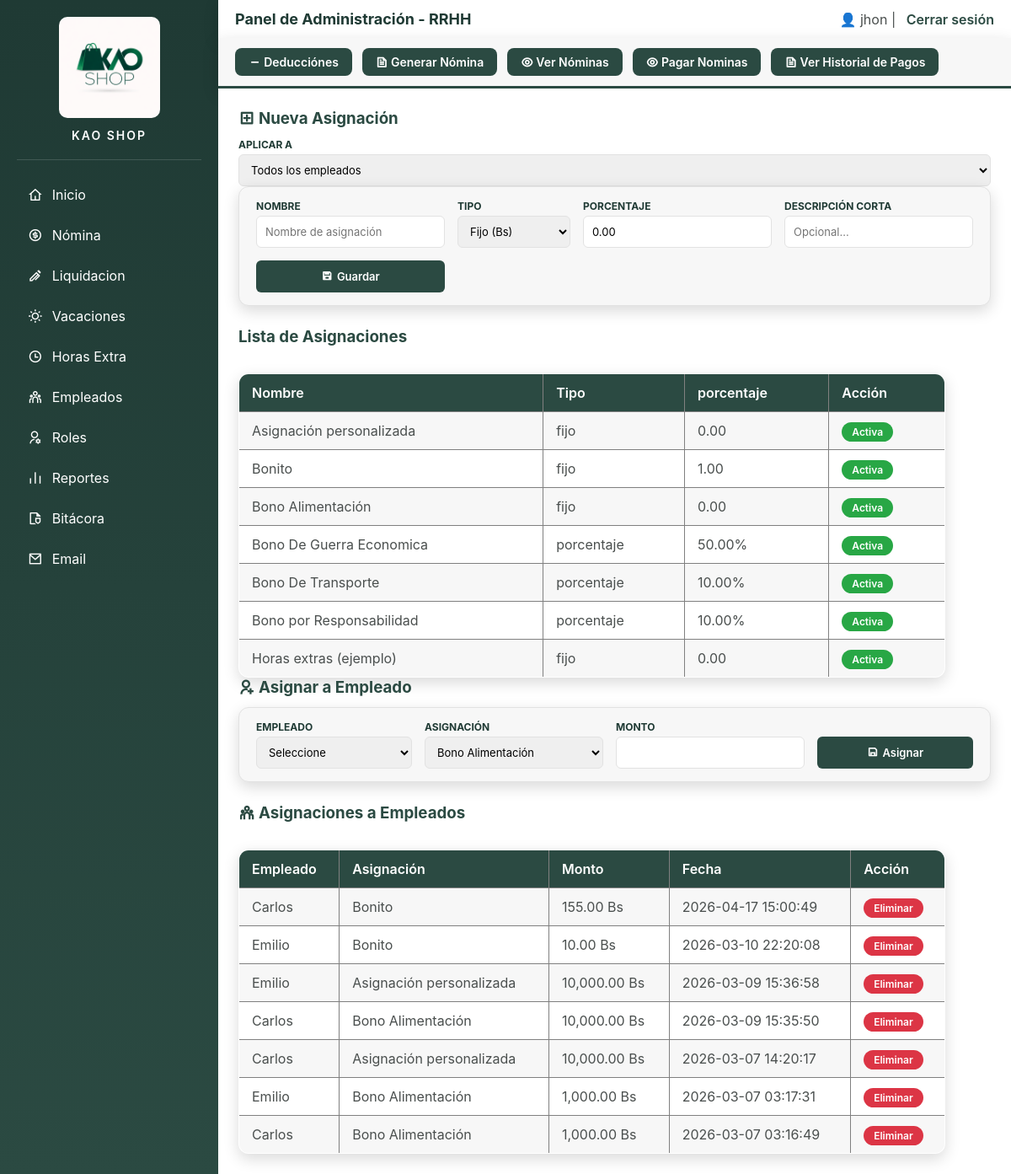
The page /PHP/asignaciones.php (signed in) on the database as committed earlier.
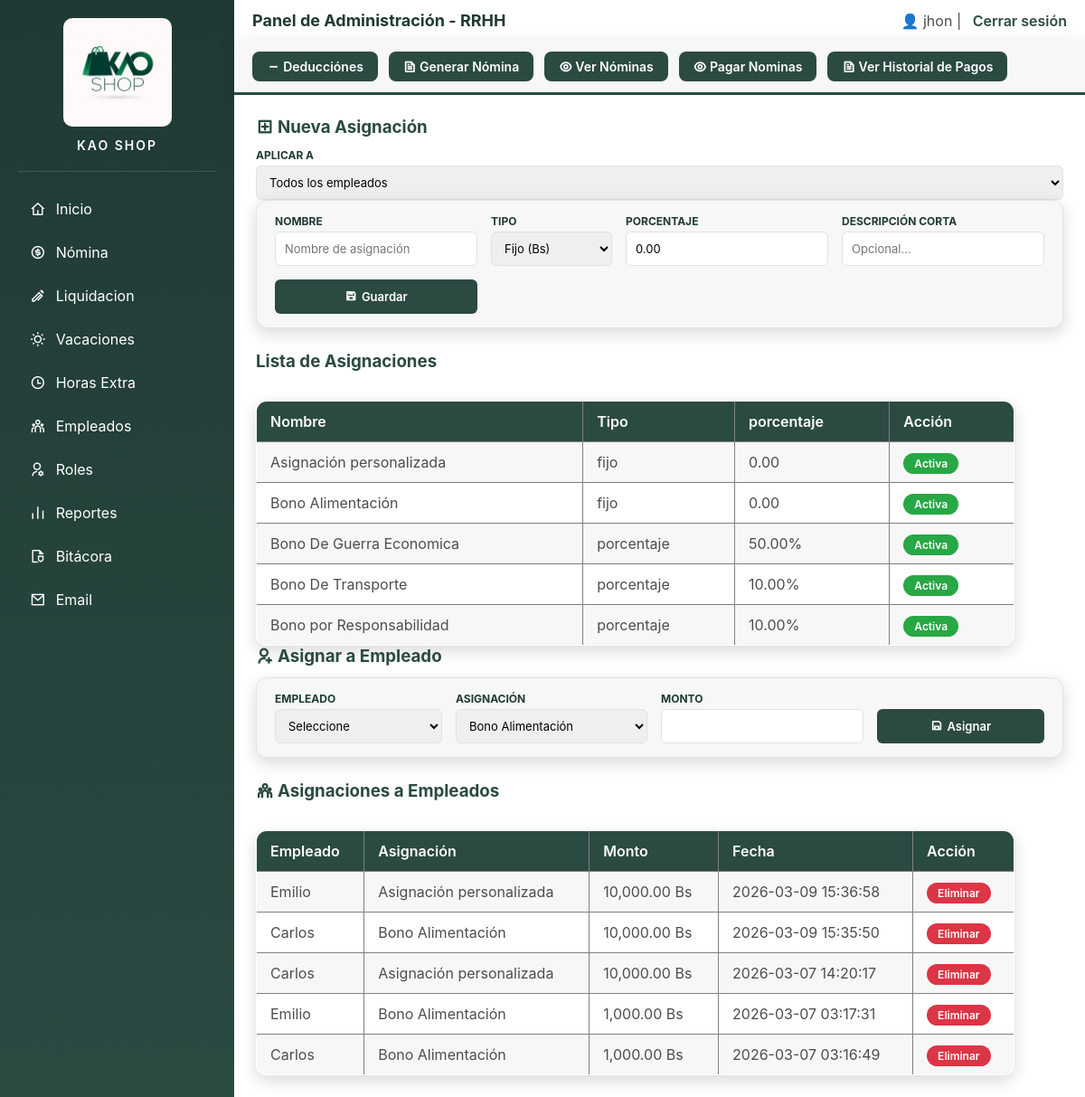
The same page on the database as committed later.
### tables this page shows
CREATE TABLE `tipo_asignacion` (
  `id_asignacion` int(11) NOT NULL,
  `nombre` varchar(100) NOT NULL,
  `tipo` enum('fijo','porcentaje') NOT NULL DEFAULT 'fijo',
  `porcentaje` decimal(10,2) NOT NULL DEFAULT 0.00,
  `descripcion` text DEFAULT NULL,
  `aplica_a` varchar(20) DEFAULT 'todos',
  `activo` tinyint(1) NOT NULL DEFAULT 1
);

CREATE TABLE `asignacion_empleado` (
  `id_asig_emp` int(11) NOT NULL,
  `empleado_id` int(11) NOT NULL,
  `id_asignacion` int(11) DEFAULT NULL,
  `monto` decimal(10,2) NOT NULL,
  `activa` tinyint(1) DEFAULT 1,
  `creada_en` timestamp NOT NULL DEFAULT current_timestamp()
);

CREATE TABLE `empleados` (
  `id` int(11) NOT NULL,
  `cedula` varchar(20) NOT NULL,
  `nombre` varchar(100) NOT NULL,
  `apellido` varchar(100) NOT NULL,
  `direccion` text DEFAULT NULL,
  `telefono` varchar(20) DEFAULT NULL,
  `email` varchar(100) DEFAULT NULL,
  `fecha_ingreso` date NOT NULL,
  `salario_base` decimal(10,2) NOT NULL,
  `estado` enum('activo','inactivo') DEFAULT 'activo'
);

### PHP/seguridad.php (called while the page is built, shortened)
<?php
function puedeListarEmpleados(){  return in_array($_SESSION['cargo_id'], [1,4,3]); }
function puedeVerVacaciones(){        return in_array($_SESSION['cargo_id'], [1,4,3]); }
function puedeCrearAsignacion(){    return in_array($_SESSION['cargo_id'], [1,4,3]); }
function puedeEliminarAsignacion(){ return in_array($_SESSION['cargo_id'], [1,4]); }
function puedeVerDeducciones(){    return in_array($_SESSION['cargo_id'], [1,4,3]); }
function puedeVerHorasExtra(){       return in_array($_SESSION['cargo_id'], [1,4,3]); }
function puedeGenerarNomina(){    return in_array($_SESSION['cargo_id'], [1,4]); }
function puedePagarNomina(){      return in_array($_SESSION['cargo_id'], [1,5]); }
function puedeVerLiquidacion(){     return in_array($_SESSION['cargo_id'], [1,4,5]); }
function puedeVerUsuarios(){     return in_array($_SESSION['cargo_id'], [1,4]); }
function puedeReportes(){        return in_array($_SESSION['cargo_id'], [1,3,4,5]); }
function puedeVerBitacora(){     return $_SESSION['cargo_id'] == 1; }

### PHP/asignaciones.php (the view, shortened to what this page needs)
<?php
include("seguridad.php");
include("db.php");
$res = mysqli_query($conexion, "SELECT * FROM tipo_asignacion ORDER BY activo DESC, nombre ASC");
$asignaciones_emp = mysqli_query($conexion, "
    SELECT
    ae.id_asig_emp,
    e.nombre AS empleado,
    ta.nombre AS asignacion,
    ae.monto,
    ae.creada_en
    FROM asignacion_empleado ae
    JOIN empleados e
    ON e.id = ae.empleado_id
    JOIN tipo_asignacion ta
    ON ta.id_asignacion = ae.id_asignacion
    WHERE ae.activa = 1
    ORDER BY ae.creada_en DESC
    ");
?>
<!DOCTYPE html>
<html lang="es">
<head>
<link rel="stylesheet" href="../css/asignaciones.css">
<link href="https://cdn.jsdelivr.net/npm/remixicon@4.2.0/fonts/remixicon.css" rel="stylesheet">
</head>
<body>
<aside class="sidebar">
<div class="sidebar-header">
    <img src="../img/logo.png" alt="Logo" class="logo">
    <h3 class="system-title">KAO SHOP</h3>
</div>
    <a href="administrador.php" >
        <i class="ri-home-4-line"></i> Inicio
    </a>
    <?php if (puedeGenerarNomina()): ?>
    <a href="generar_nomina.php">
        <i class="ri-money-dollar-circle-line"></i> Nómina
    </a>
    <?php elseif (puedeVerNomina()): ?>
    <a href="ver_nomina.php">
        <i class="ri-money-dollar-circle-line"></i> Nómina
    </a>
    <?php endif; ?>
    <?php if (puedeVerLiquidacion()): ?>
    <a href="liquidacion.php"><i class="ri-ball-pen-line"></i>Liquidacion</a>
    <?php endif; ?>
    <?php if (puedeVerVacaciones()): ?>
    <a href="vacaciones.php"><i class="ri-sun-line"></i> Vacaciones</a>
    <?php endif; ?>
    <?php if (puedeVerHorasExtra()): ?>
    <a href="horas_extras.php"><i class="ri-time-line"></i> Horas Extra</a>
    <?php endif; ?>
    <?php if (puedeListarEmpleados()): ?>
    <a href="listar_empleados.php">
        <i class="ri-team-line"></i> Empleados
    </a>
    <?php endif; ?>
    <?php if (puedeVerUsuarios()): ?>
    <a href="listar_usuario.php">
        <i class="ri-user-settings-line"></i> Roles
    </a>
    <?php endif; ?>
    <?php if (puedeReportes()): ?>
    <a href="reportes.php">
        <i class="ri-bar-chart-line"></i> Reportes
    </a>
    <?php endif; ?>
    <?php if (puedeVerBitacora()): ?>
    <a href="bitacora.php"><i class="ri-file-shield-2-line"></i> Bitácora</a>
    <?php endif; ?>
    <a href="contactar.php">
      <i class="ri-mail-line"></i> Email
    </a>
</aside>
<div class="main">
    <header>
        <h2>Panel de Administración - RRHH</h2>
        <div>
            <span>👤 <?php echo $_SESSION['usuario']; ?></span> |
            <a href="cerrar_sesion.php">Cerrar sesión</a>
        </div>
    </header>
    <div class="top-menu">
       <?php if (puedeVerDeducciones()): ?>
       <a href="deducciones.php" class="top-button"><i class="ri-subtract-line"></i> Deducciónes</a>
       <?php endif; ?>
       <?php if (puedeGenerarNomina()): ?>
    <a href="generar_nomina.php" class="top-button"><i class="ri-file-text-line"></i> Generar Nómina</a>
       <a href="ver_nomina.php" class="top-button"><i class="ri-eye-line"></i> Ver Nóminas</a>
    <?php elseif (puedeVerNomina()): ?>
           <a href="ver_nomina.php" class="top-button"><i class="ri-eye-line"></i> Ver Nóminas</a>
    <?php endif; ?>
       <?php if (puedePagarNomina()): ?>
       <a href="pagar_nomina.php" class="top-button"><i class="ri-eye-line"></i> Pagar Nominas</a>
       <a href="historial_pagos.php" class="top-button"><i class="ri-file-text-line"></i> Ver Historial de Pagos</a>
       <?php endif; ?>
    </div>
 <div class="contenido">
    <?php if (puedeCrearAsignacion()): ?>
    <h3><i class="ri-add-box-line"></i> Nueva Asignación</h3>
    <div class="form-group-compact">
    <label>Aplicar a</label>
    <select name="aplica_a">
      <option value="todos">Todos los empleados</option>
    </select>
    <div class="form-container-compact">
        <form method="post" class="form-grid">
            <div class="form-group-compact">
                <label>Nombre</label>
                <input type="text" name="nombre" placeholder="Nombre de asignación" required>
            </div>
            <div class="form-group-compact">
                <label>Tipo</label>
                <select name="tipo">
                    <option value="fijo">Fijo (Bs)</option>
                </select>
            </div>
            <div class="form-group-compact">
                <label>Porcentaje</label>
                <input type="number" name="porcentaje" step="0.01" value="0.00" required>
            </div>
            <div class="form-group-compact">
                <label>Descripción corta</label>
                <input type="text" name="descripcion" placeholder="Opcional...">
            </div>
            <button type="submit" class="btn-guardar-compact" style="grid-column: span 1;">
                <i class="ri-save-3-line"></i> Guardar
            </button>
        </form>
    </div>
    <?php endif; ?>
    <h3>Lista de Asignaciones</h3>
    <table border="1" cellpadding="5">
<tr><th>Nombre</th><th>Tipo</th><th>porcentaje</th><th>Acción</th></tr>
<?php while($d = mysqli_fetch_assoc($res)) {
    $activo  = $d['activo'];
    $btn_txt = $activo ? 'Activa' : 'Inactiva';
    $btn_col = $activo ? '#28a745' : '#dc3545';
    $btn_acc = $activo ? '¿Desactivar esta asignación?' : '¿Reactivar esta asignación?';
?>
<tr>
  <td><?= htmlspecialchars($d['nombre']) ?></td>
  <td><?= $d['tipo'] ?></td>
  <td><?= number_format($d['porcentaje'],2) ?><?= $d['tipo']=='porcentaje' ? '%' : '' ?></td>
  <td>
    <?php if (puedeEliminarAsignacion()): ?>
    <a href="toggle_asignacion.php?id=<?= $d['id_asignacion'] ?>"
       onclick="return confirm('<?= $btn_acc ?>')"
       style="background:<?= $btn_col ?>; color:white; padding:4px 12px;
              border-radius:20px; font-size:12px; font-weight:600;
              text-decoration:none;">
       <?= $btn_txt ?>
    </a>
    <?php else: ?>
       <span style="color:<?= $btn_col ?>; font-weight:600;"><?= $btn_txt ?></span>
    <?php endif; ?>
  </td>
</tr>
<?php } ?>
</table>
<?php if (puedeCrearAsignacion()): ?>
<h3><i class="ri-user-add-line"></i> Asignar a Empleado</h3>
<div class="form-container-compact">
    <form method="post" action="guardar_asignacion_empleado.php" class="form-grid">
    <div class="form-group-compact">
    <label>Empleado</label>
    <select name="empleado_id" required>
    <option value="">Seleccione</option>
    </select>
    </div>
    <div class="form-group-compact">
    <label>Asignación</label>
    <select name="asignacion_id" id="asignacion_select" required>
    <?php
    $res2 = mysqli_query($conexion,"SELECT * FROM tipo_asignacion WHERE activo = 1");
    while($as = mysqli_fetch_assoc($res2)){
    ?>
    <option
            value="<?= $as['id_asignacion'] ?>"
            data-tipo="<?= $as['tipo'] ?>"
            >
            <?= htmlspecialchars($as['nombre']) ?>
    </option>
    <?php } ?>
    </select>
    </div>
    <div class="form-group-compact" id="campo_monto">
        <label>Monto</label>
        <input type="number" step="0.01" name="monto">
    </div>
    <button type="submit" class="btn-guardar-compact">
    <i class="ri-save-line"></i> Asignar
    </button>
    </form>
</div>
<?php endif; ?>
    <h3><i class="ri-team-line"></i> Asignaciones a Empleados</h3>
            <table border="1" cellpadding="5">
            <tr>
            <th>Empleado</th>
            <th>Asignación</th>
            <th>Monto</th>
            <th>Fecha</th>
            <th>Acción</th>
            </tr>
            <?php while($a = mysqli_fetch_assoc($asignaciones_emp)) { ?>
            <tr>
            <td><?= htmlspecialchars($a['empleado']) ?></td>
            <td><?= htmlspecialchars($a['asignacion']) ?></td>
            <td><?= number_format($a['monto'],2) ?> Bs</td>
            <td><?= $a['creada_en'] ?></td>
            <td>
            <?php if (puedeEliminarAsignacion()): ?>
            <a href="eliminar_asignacion_empleado.php?id=<?= $a['id_asig_emp'] ?>"
            onclick="return confirm('¿Desactivar esta asignación al empleado?')"
            style="background:#dc3545; color:white; padding:4px 12px;
                    border-radius:20px; font-size:12px; font-weight:600;
                    text-decoration:none;">
            Eliminar
            </a>
            <?php endif; ?>
            </td>
            </tr>
            <?php } ?>
            </table>
</div>
</div>
</body>
</html>

### css/asignaciones.css (style rules this page uses)
:root { --green-dark: #1f3a34; --green-mid: #2b4a42; --green-hover: #3f6f61; --white: #ffffff; --white-soft: #f7f7f7; --gray-light-text: #4a4f4e; --card-border: #e2e2e2; --shadow: 0 6px 18px rgba(0,0,0,0.15); --radius: 12px; --sidebar-width: 260px; }
.sidebar-header { text-align:center; padding-bottom:20px; margin-bottom:20px; border-bottom:1px solid rgba(255,255,255,0.15); }
.logo { width:120px; height:auto; border-radius:10px; margin-bottom:8px; }
.system-title { font-size:14px; letter-spacing:2px; font-weight:600; }
* { box-sizing:border-box; margin:0; padding:0; font-family:Inter, Arial, sans-serif; }
body { display:flex; min-height:100vh; background:var(--white); color:var(--gray-light-text); }
.sidebar { width:260px; background:linear-gradient(180deg,#1f3a34,#2b4a42); padding:20px; color:white; display:flex; flex-direction:column; box-shadow:4px 0 15px rgba(0,0,0,0.25); }
.sidebar a { display:flex; align-items:center; gap:11px; padding:11px 13px; margin-bottom:6px; color:white; text-decoration:none; border-radius:8px; transition:0.3s; font-size:16px; }
.sidebar i { font-size:17px; }
.main { flex:1; display:flex; flex-direction:column; background: var(--white); }
header { background:var(--white); padding:12px 20px; display:flex; justify-content:space-between; align-items:center; box-shadow:var(--shadow); }
header h2 { font-size:18px; color:var(--green-dark); }
header a { color:var(--green-mid); text-decoration:none; font-weight:600; margin-left:8px; }
.top-menu { background:var(--white-soft); padding:12px 20px; display:flex; gap:12px; box-shadow:var(--shadow); border-bottom:3px solid var(--green-mid); flex-wrap:wrap; }
.top-button { padding:8px 16px; background:var(--green-mid); color:white; border-radius:8px; text-decoration:none; font-size:14px; font-weight:600; transition:0.2s; }
.contenido { padding:24px; flex:1; background:var(--white); }
.contenido h3 { margin-bottom:12px; color:var(--green-mid); }
table { width:94%; border-collapse:collapse; background:var(--white); border-radius:var(--radius); box-shadow:var(--shadow); overflow:hidden; margin-top:20px; }
table th, table td { padding:12px 15px; text-align:left; }
table th { background:var(--green-mid); color:white; font-weight:600; }
table tr:nth-child(even) { background:var(--white-soft); }
.form-container-compact { background: var(--white-soft); padding: 15px 20px; border-radius: var(--radius); box-shadow: var(--shadow); border: 1px solid var(--card-border); margin-bottom: 25px; }
.form-grid { display: grid; grid-template-columns: 2fr 1fr 1fr 2fr; gap: 15px; align-items: end; }
.form-group-compact { display: flex; flex-direction: column; }
.form-group-compact label { font-weight: 700; color: var(--green-dark); margin-bottom: 4px; font-size: 12px; text-transform: uppercase; }
.form-group-compact input, .form-group-compact select, .form-group-compact textarea { padding: 8px 10px; border: 1px solid var(--card-border); border-radius: 6px; font-size: 13px; outline: none; height: 38px; }
.btn-guardar-compact { background: var(--green-mid); color: white; height: 38px; border: none; border-radius: 6px; font-weight: 600; font-size: 13px; cursor: pointer; transition: 0.2s; display: flex; align-items: center; justify-content: center; gap: 5px; }

Rows that differ between the two databases and show on the page:
removed tipo_asignacion: nombre "Bonito", tipo "fijo", porcentaje "1.00", activo "Activa"
removed tipo_asignacion: nombre "Horas extras (ejemplo)", tipo "fijo", porcentaje "0.00", activo "Activa"
removed asignacion_empleado: empleado.nombre "Carlos", id_asignacion.nombre "Bonito", monto "155.00", creada_en "2026-04-17 15:00:49"
removed asignacion_empleado: empleado.nombre "Emilio", id_asignacion.nombre "Bonito", monto "10.00", creada_en "2026-03-10 22:20:08"
